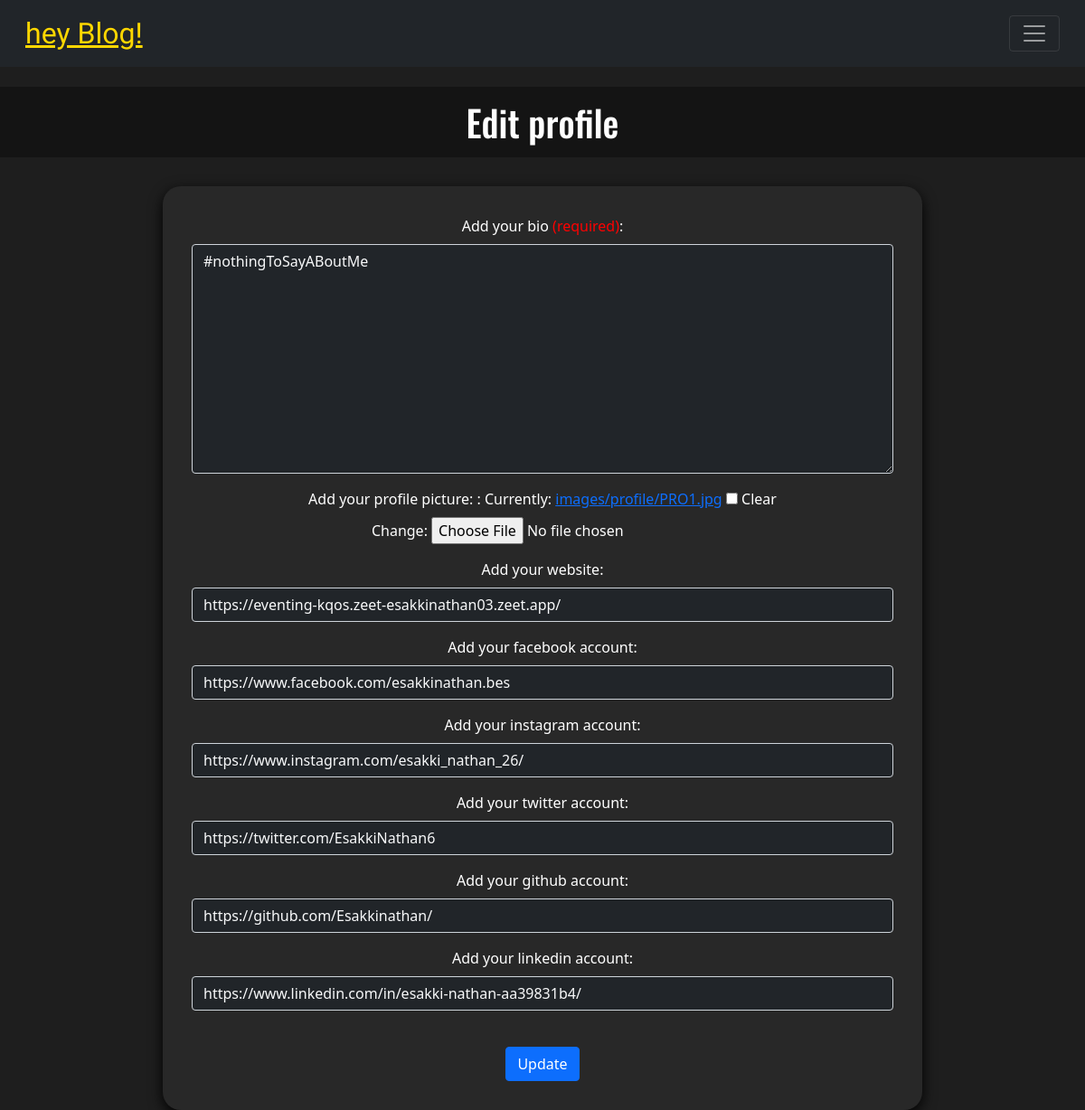
The page /members/edit_profile_page/1 (signed in) on the database its author committed.
### myblog/models.py (models this page shows, shortened)
class Profile(models.Model):
    user = models.OneToOneField(User,null=True,on_delete=models.CASCADE)
    bio = models.TextField()
    profile_pic = models.ImageField(null=True,blank=True,upload_to='images/profile/')
    web_url = models.CharField(max_length=255,null=True,blank=True)
    facebook_url = models.CharField(max_length=255,null=True,blank=True)
    instagram_url = models.CharField(max_length=255,null=True,blank=True)
    twitter_url = models.CharField(max_length=255,null=True,blank=True)
    github_url = models.CharField(max_length=255,null=True,blank=True)
    linkedin_url = models.CharField(max_length=255,null=True,blank=True)

### members/views.py (the view)
# urls.py: path('edit_profile_page/<int:pk>',EditProfileView.as_view(),name = 'edit_profile_page'),
class EditProfileView(generic.UpdateView):
    model = Profile
    form_class=ProfilePageForm
    template_name = "registration/edit_profile_page.html"
    success_url = reverse_lazy('home')

### members/templates/registration/edit_profile_page.html (shortened to what this page needs)
{%extends 'base.html' %}
{% block content%}
<br/><br/><br/><br>
{% if user.is_authenticated %}
  {% if user.id == profile.user.id%}
    <h1 class="blogHead">Edit profile</h1>
    <br/>
    <center>
    <div class="postForm">
        <form method="POST" enctype="multipart/form-data">
            {{form.as_p}}
            <br>
            <button class = "btn btn btn-primary">Update</button>
        </form>
    </div>
    </center>
    {% else %}
        <br><br>
        <h3 class="blogHead">You are not allowed to this page (sorry....)</h3>
    {% endif %}
    {% else %}
        <br><br>
        <h3 class="blogHead">You are not allowed to this page (sorry....)</h3>
    {% endif %}
{% endblock %}

### static/myblog/css/main.css (style rules this page uses)
* { margin: 0; padding: 0; box-sizing: border-box; }
:root { --back: black; --white:rgb(255, 255, 255); --regWhite:rgb(246, 246, 246); --thinWhite:rgb(238, 238, 238); --uThinWhite:rgb(229, 229, 229); --backBlack:rgb(30, 30, 30); --boxbackBlack:rgb(40, 40, 40); --boxheadBlack:rgb(53, 53, 53); --catFont:'Handjet', cursive; --headFont:'Oswald', sans-serif; --backshadow:rgba(0, 0, 0, 0.95) 0px 5px 15px; }
body { background-color: var(--backBlack); color: var(--white); }
.blogHead { background-color: rgb(20,20,20); padding: 15px; text-align: center; color: white; font-family: var(--headFont); }
.postForm { width: 90%; background-color: var(--boxbackBlack); padding: 1rem; box-shadow: var(--backshadow); border-radius: 20px; }
@media screen and (min-width:992px) { .postForm { width: 70%; background-color: var(--boxbackBlack); padding: 2rem; } }

### rows shown on the page
Profile: bio "#nothingToSayABoutMe", web_url "https://eventing-kqos.zeet-esakkinathan03.zeet.app/", facebook_url "https://www.facebook.com/esakkinathan.bes", instagram_url "https://www.instagram.com/esakki_nathan_26/", twitter_url "https://twitter.com/EsakkiNathan6", github_url "https://github.com/Esakkinathan/", linkedin_url "https://www.linkedin.com/in/esakki-nathan-aa39831b4/"
